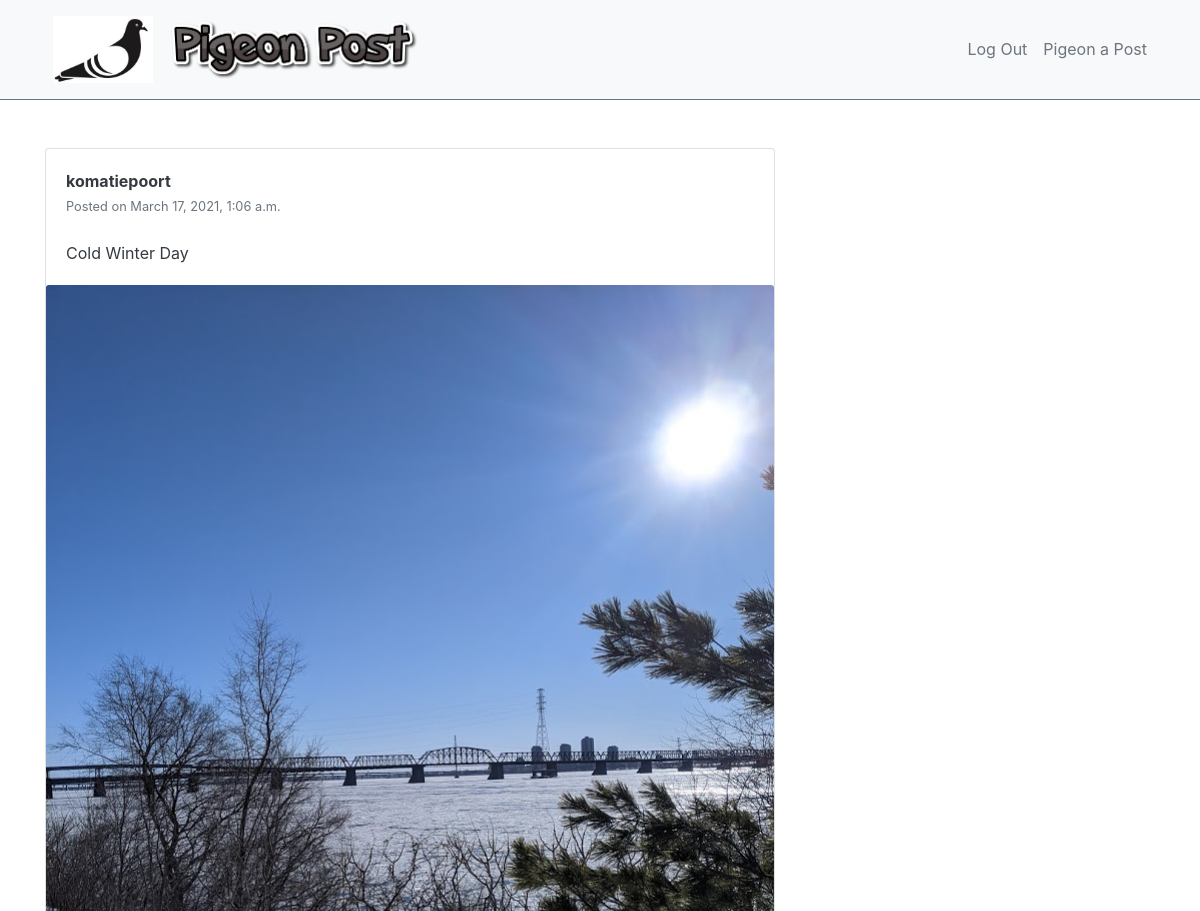
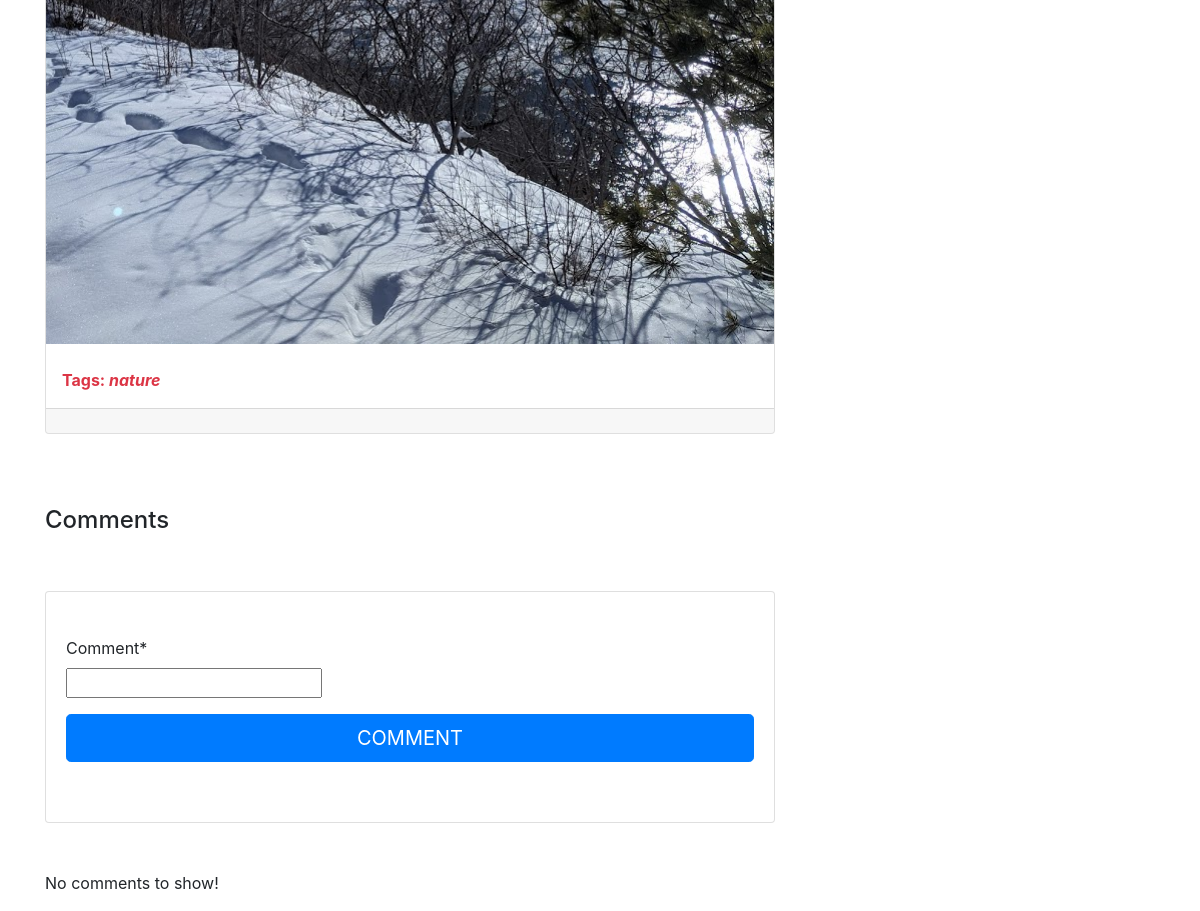
/post/12 (signed in), run on the app's committed database (2 pictures, top to bottom).
### pigeonpost/models.py (models this page shows, shortened)
class Post(models.Model):
    description = models.CharField(max_length=255, blank=True)
    pic = models.ImageField(upload_to='static/images')
    date_posted = models.DateTimeField(default=timezone.now)
    user_name = models.ForeignKey(User, on_delete=models.CASCADE)
    tags = models.CharField(max_length=100, blank=True)

### pigeonpost/views.py (the view)
# urls.py: url(r'^post/(?P<pk>\d+)$', core_views.post_detail, name='post-detail'),
@login_required
def post_detail(request, pk):
  post = get_object_or_404(Post, pk=pk)
  user = request.user
  is_liked =  Like.objects.filter(user=user, post=post)
  if request.method == 'POST':
        form = NewCommentForm(request.POST)
        if form.is_valid():
          data = form.save(commit=False)
          data.post = post
          data.username = user
          data.save()
          return redirect('post-detail', pk=pk)
  else:
        form = NewCommentForm()
  return render(request, 'post_detail.html',{'post':post, 'is_liked':is_liked, 'form':form})

### pigeonpost/forms.py
class NewCommentForm(forms.ModelForm):
	class Meta:
		model = Comments
		fields = ['comment']

### pigeonpost/templates/post_detail.html (shortened to what this page needs)
{% extends 'base.html' %}
{% load crispy_forms_tags %}
{% block content %}
	<div class="container">
	    <div class="row">
	      <div class="col-md-8">
	        <div class="card card-signin my-5">
	          <div class="card-body">
	          	<a class="text-dark" href="{{ post.user_name.profile.get_absolute_url }}"><b>{{ post.user_name }}</b></a>
	          	<br><small class="text-muted">Posted on {{ post.date_posted }}</small>
	          	<br><br>
	            <p class="card-text text-dark">{{ post.description }}</p>
	          </div>
	          <a href="{{ post.pic.url }}"><img class="card-img-top" src="{{ post.pic.url }}" alt=""></a>
	          {% if post.tags %}
	          <br><p class="text-danger ml-3"><b>Tags: <i>{{ post.tags }}</i></b></p>
	          {% endif %}
	          <div class="card-footer">
	          </div>
	        </div>
	  	   </div>
	    </div>
	    <br>
		<h4>Comments</h4>
	    <div class="row">
	    	<div class="col-md-8">
	    		<div class="card card-signin my-5">
	    			<div class="card-body">
	    				<form class="form-signin" method = "POST">
				            <fieldset class="form-group"><br>
				                {{ form|crispy }}
				            </fieldset>
				            <div class="form-group">
				                <button class="btn btn-lg btn-primary btn-block text-uppercase" type="submit">Comment</button><br>
				            </div>
	    			</div>
	    		</div>
	    	</div>
	    </div>
	    <div class="row">
	    	<div class="col-md-8">
	    		{% if post.details.all %}
	    		<div class="card card-signin my-5">
	    		{% for detail in post.details.all %}
	    			<div class="card-body">
	    				<!-- <a href="{{ detail.username.profile.get_absolute_url }}">
	    					<img src="{{ detail.username.profile.image.url }}" class="rounded-circle" width="30" height="30" alt=""> -->
	    				</a>
	          			<a class="text-dark" href="{{ detail.username.profile.get_absolute_url }}"><b>{{ detail.username }}</b></a>
	          			<br><small>{{ detail.comment_date }}</small><br><br>
	          			<p class="card-text text-dark">{{ detail.comment }}</p>
	    			</div>
	    			<hr class="my-1">
	    		{% endfor %}
	    		</div>
	    		{% else %}
	    			<p>No comments to show!</p>
	    		{% endif %}
	    	</div>
	    </div>
	</div>
{% endblock content %}

### data on the page
Post: user_name "komatiepoort", date_posted "March 17, 2021, 1:06 a.m.", description "Cold Winter Day", pic (picture), tags "nature"
